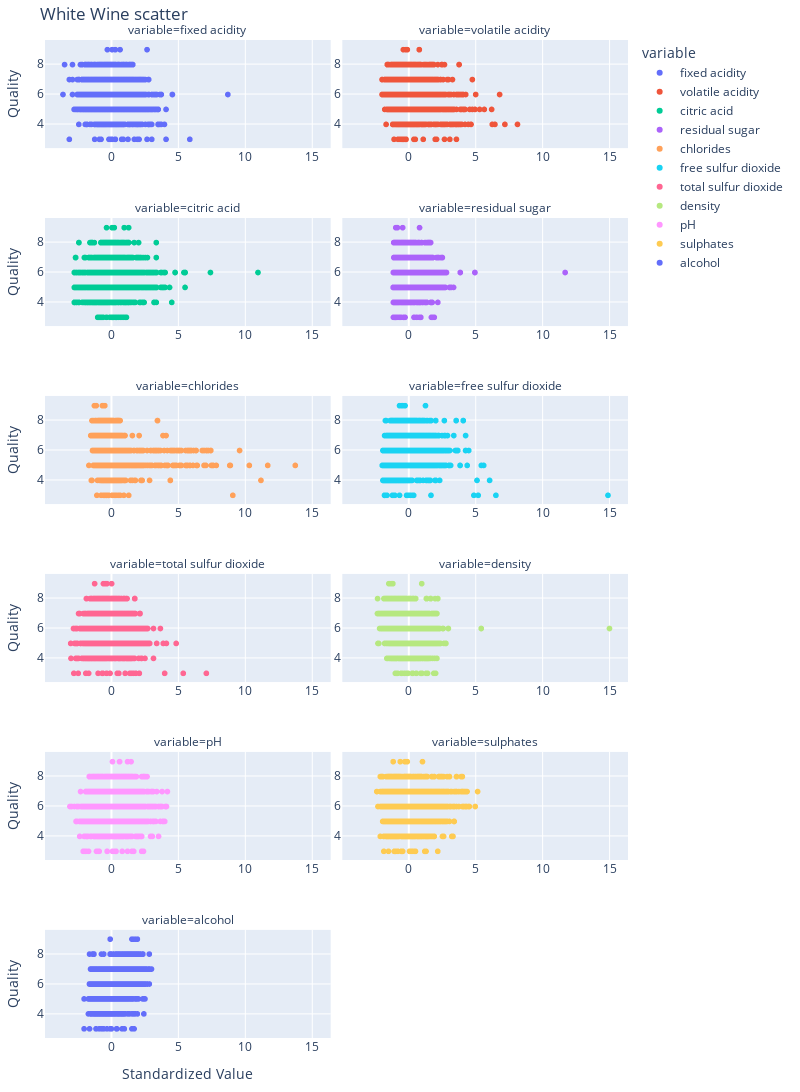

This figure's notebook cell:
### Code cell
import pandas as pd
import numpy as np
import plotly.express as px
from sklearn.model_selection import train_test_split
from sklearn.preprocessing import StandardScaler

# ファイルパス
red_wine_path = './WineQuality-WhiteWine.csv'

# データの読み込み
red_wine = pd.read_csv(red_wine_path)

# 特徴量とターゲットの分離
X = red_wine.drop('quality', axis=1)  # 品質を除いた全ての特徴量
y = red_wine['quality']  # 品質

# データの標準化
scaler = StandardScaler()
X_scaled = scaler.fit_transform(X)

# データフレームの作成
df = pd.DataFrame(X_scaled, columns=X.columns)
df['quality'] = y

# データの溶解
df_melted = pd.melt(df, value_vars=X.columns, id_vars=['quality'])

# 散布図の作成
fig = px.scatter(df_melted, x="value", y="quality", color="variable", facet_col="variable", facet_col_wrap=2, labels={"quality": "Quality", "value": "Standardized Value"})

# x軸の目盛りを全てのグラフで表示
for axis in fig.layout:
    if axis.startswith('xaxis') or axis.startswith('yaxis'):
        fig.layout[axis].showticklabels = True

# グラフ間の間隔を調整
fig.update_layout(
    margin=dict(l=40, r=40, t=40, b=40),
    grid={'rows': 3, 'columns': 3, 'pattern': 'independent'},
    height=1200,
    width=800,
    title='White Wine scatter'  
)

# グラフを表示

fig.show()

### Figure 1 — Plotly figure (JSON) as saved in the notebook; plotly's stock layout.template omitted (floating-point values rounded to 4 significant figures; data arrays with more than 128 entries replaced by an {"elided": "..."} marker saying what was removed)
{"data": [{"hovertemplate": "variable=fixed acidity<br>Standardized Value=%{x}<br>Quality=%{y}<extra></extra>", "legendgroup": "fixed acidity", "marker": {"color": "#636efa", "symbol": "circle"}, "mode": "markers", "name": "fixed acidity", "showlegend": true, "type": "scattergl", "x": {"elided": "4898 float values"}, "xaxis": "x11", "y": {"elided": "4898 int values"}, "yaxis": "y11"}, {"hovertemplate": "variable=volatile acidity<br>Standardized Value=%{x}<br>Quality=%{y}<extra></extra>", "legendgroup": "volatile acidity", "marker": {"color": "#EF553B", "symbol": "circle"}, "mode": "markers", "name": "volatile acidity", "showlegend": true, "type": "scattergl", "x": {"elided": "4898 float values"}, "xaxis": "x12", "y": {"elided": "4898 int values"}, "yaxis": "y12"}, {"hovertemplate": "variable=citric acid<br>Standardized Value=%{x}<br>Quality=%{y}<extra></extra>", "legendgroup": "citric acid", "marker": {"color": "#00cc96", "symbol": "circle"}, "mode": "markers", "name": "citric acid", "showlegend": true, "type": "scattergl", "x": {"elided": "4898 float values"}, "xaxis": "x9", "y": {"elided": "4898 int values"}, "yaxis": "y9"}, {"hovertemplate": "variable=residual sugar<br>Standardized Value=%{x}<br>Quality=%{y}<extra></extra>", "legendgroup": "residual sugar", "marker": {"color": "#ab63fa", "symbol": "circle"}, "mode": "markers", "name": "residual sugar", "showlegend": true, "type": "scattergl", "x": {"elided": "4898 float values"}, "xaxis": "x10", "y": {"elided": "4898 int values"}, "yaxis": "y10"}, {"hovertemplate": "variable=chlorides<br>Standardized Value=%{x}<br>Quality=%{y}<extra></extra>", "legendgroup": "chlorides", "marker": {"color": "#FFA15A", "symbol": "circle"}, "mode": "markers", "name": "chlorides", "showlegend": true, "type": "scattergl", "x": {"elided": "4898 float values"}, "xaxis": "x7", "y": {"elided": "4898 int values"}, "yaxis": "y7"}, {"hovertemplate": "variable=free sulfur dioxide<br>Standardized Value=%{x}<br>Quality=%{y}<extra></extra>", "legendgroup": "free sulfur dioxide", "marker": {"color": "#19d3f3", "symbol": "circle"}, "mode": "markers", "name": "free sulfur dioxide", "showlegend": true, "type": "scattergl", "x": {"elided": "4898 float values"}, "xaxis": "x8", "y": {"elided": "4898 int values"}, "yaxis": "y8"}, {"hovertemplate": "variable=total sulfur dioxide<br>Standardized Value=%{x}<br>Quality=%{y}<extra></extra>", "legendgroup": "total sulfur dioxide", "marker": {"color": "#FF6692", "symbol": "circle"}, "mode": "markers", "name": "total sulfur dioxide", "showlegend": true, "type": "scattergl", "x": {"elided": "4898 float values"}, "xaxis": "x5", "y": {"elided": "4898 int values"}, "yaxis": "y5"}, {"hovertemplate": "variable=density<br>Standardized Value=%{x}<br>Quality=%{y}<extra></extra>", "legendgroup": "density", "marker": {"color": "#B6E880", "symbol": "circle"}, "mode": "markers", "name": "density", "showlegend": true, "type": "scattergl", "x": {"elided": "4898 float values"}, "xaxis": "x6", "y": {"elided": "4898 int values"}, "yaxis": "y6"}, {"hovertemplate": "variable=pH<br>Standardized Value=%{x}<br>Quality=%{y}<extra></extra>", "legendgroup": "pH", "marker": {"color": "#FF97FF", "symbol": "circle"}, "mode": "markers", "name": "pH", "showlegend": true, "type": "scattergl", "x": {"elided": "4898 float values"}, "xaxis": "x3", "y": {"elided": "4898 int values"}, "yaxis": "y3"}, {"hovertemplate": "variable=sulphates<br>Standardized Value=%{x}<br>Quality=%{y}<extra></extra>", "legendgroup": "sulphates", "marker": {"color": "#FECB52", "symbol": "circle"}, "mode": "markers", "name": "sulphates", "showlegend": true, "type": "scattergl", "x": {"elided": "4898 float values"}, "xaxis": "x4", "y": {"elided": "4898 int values"}, "yaxis": "y4"}, {"hovertemplate": "variable=alcohol<br>Standardized Value=%{x}<br>Quality=%{y}<extra></extra>", "legendgroup": "alcohol", "marker": {"color": "#636efa", "symbol": "circle"}, "mode": "markers", "name": "alcohol", "showlegend": true, "type": "scattergl", "x": {"elided": "4898 float values"}, "xaxis": "x", "y": {"elided": "4898 int values"}, "yaxis": "y"}], "layout": {"annotations": [{"font": {}, "showarrow": false, "text": "variable=alcohol", "x": 0.245, "xanchor": "center", "xref": "paper", "y": 0.1083, "yanchor": "bottom", "yref": "paper"}, {"font": {}, "showarrow": false, "text": "variable=pH", "x": 0.245, "xanchor": "center", "xref": "paper", "y": 0.2867, "yanchor": "bottom", "yref": "paper"}, {"font": {}, "showarrow": false, "text": "variable=sulphates", "x": 0.755, "xanchor": "center", "xref": "paper", "y": 0.2867, "yanchor": "bottom", "yref": "paper"}, {"font": {}, "showarrow": false, "text": "variable=total sulfur dioxide", "x": 0.245, "xanchor": "center", "xref": "paper", "y": 0.465, "yanchor": "bottom", "yref": "paper"}, {"font": {}, "showarrow": false, "text": "variable=density", "x": 0.755, "xanchor": "center", "xref": "paper", "y": 0.465, "yanchor": "bottom", "yref": "paper"}, {"font": {}, "showarrow": false, "text": "variable=chlorides", "x": 0.245, "xanchor": "center", "xref": "paper", "y": 0.6433, "yanchor": "bottom", "yref": "paper"}, {"font": {}, "showarrow": false, "text": "variable=free sulfur dioxide", "x": 0.755, "xanchor": "center", "xref": "paper", "y": 0.6433, "yanchor": "bottom", "yref": "paper"}, {"font": {}, "showarrow": false, "text": "variable=citric acid", "x": 0.245, "xanchor": "center", "xref": "paper", "y": 0.8217, "yanchor": "bottom", "yref": "paper"}, {"font": {}, "showarrow": false, "text": "variable=residual sugar", "x": 0.755, "xanchor": "center", "xref": "paper", "y": 0.8217, "yanchor": "bottom", "yref": "paper"}, {"font": {}, "showarrow": false, "text": "variable=fixed acidity", "x": 0.245, "xanchor": "center", "xref": "paper", "y": 1.0, "yanchor": "bottom", "yref": "paper"}, {"font": {}, "showarrow": false, "text": "variable=volatile acidity", "x": 0.755, "xanchor": "center", "xref": "paper", "y": 1.0, "yanchor": "bottom", "yref": "paper"}], "grid": {"columns": 3, "pattern": "independent", "rows": 3}, "height": 1200, "legend": {"title": {"text": "variable"}, "tracegroupgap": 0}, "margin": {"b": 40, "l": 40, "r": 40, "t": 40}, "title": {"text": "White Wine scatter"}, "width": 800, "xaxis": {"anchor": "y", "domain": [0, 0.49], "showticklabels": true, "title": {"text": "Standardized Value"}}, "xaxis10": {"anchor": "y10", "domain": [0.51, 1], "matches": "x", "showticklabels": true}, "xaxis11": {"anchor": "y11", "domain": [0, 0.49], "matches": "x", "showticklabels": true}, "xaxis12": {"anchor": "y12", "domain": [0.51, 1], "matches": "x", "showticklabels": true}, "xaxis2": {"anchor": "y2", "domain": [0.51, 1], "matches": "x", "showticklabels": true, "title": {"text": "Standardized Value"}}, "xaxis3": {"anchor": "y3", "domain": [0, 0.49], "matches": "x", "showticklabels": true}, "xaxis4": {"anchor": "y4", "domain": [0.51, 1], "matches": "x", "showticklabels": true}, "xaxis5": {"anchor": "y5", "domain": [0, 0.49], "matches": "x", "showticklabels": true}, "xaxis6": {"anchor": "y6", "domain": [0.51, 1], "matches": "x", "showticklabels": true}, "xaxis7": {"anchor": "y7", "domain": [0, 0.49], "matches": "x", "showticklabels": true}, "xaxis8": {"anchor": "y8", "domain": [0.51, 1], "matches": "x", "showticklabels": true}, "xaxis9": {"anchor": "y9", "domain": [0, 0.49], "matches": "x", "showticklabels": true}, "yaxis": {"anchor": "x", "domain": [0, 0.1083], "showticklabels": true, "title": {"text": "Quality"}}, "yaxis10": {"anchor": "x10", "domain": [0.7133, 0.8217], "matches": "y", "showticklabels": true}, "yaxis11": {"anchor": "x11", "domain": [0.8917, 1.0], "matches": "y", "showticklabels": true, "title": {"text": "Quality"}}, "yaxis12": {"anchor": "x12", "domain": [0.8917, 1.0], "matches": "y", "showticklabels": true}, "yaxis2": {"anchor": "x2", "domain": [0, 0.1083], "matches": "y", "showticklabels": true}, "yaxis3": {"anchor": "x3", "domain": [0.1783, 0.2867], "matches": "y", "showticklabels": true, "title": {"text": "Quality"}}, "yaxis4": {"anchor": "x4", "domain": [0.1783, 0.2867], "matches": "y", "showticklabels": true}, "yaxis5": {"anchor": "x5", "domain": [0.3567, 0.465], "matches": "y", "showticklabels": true, "title": {"text": "Quality"}}, "yaxis6": {"anchor": "x6", "domain": [0.3567, 0.465], "matches": "y", "showticklabels": true}, "yaxis7": {"anchor": "x7", "domain": [0.535, 0.6433], "matches": "y", "showticklabels": true, "title": {"text": "Quality"}}, "yaxis8": {"anchor": "x8", "domain": [0.535, 0.6433], "matches": "y", "showticklabels": true}, "yaxis9": {"anchor": "x9", "domain": [0.7133, 0.8217], "matches": "y", "showticklabels": true, "title": {"text": "Quality"}}}}
